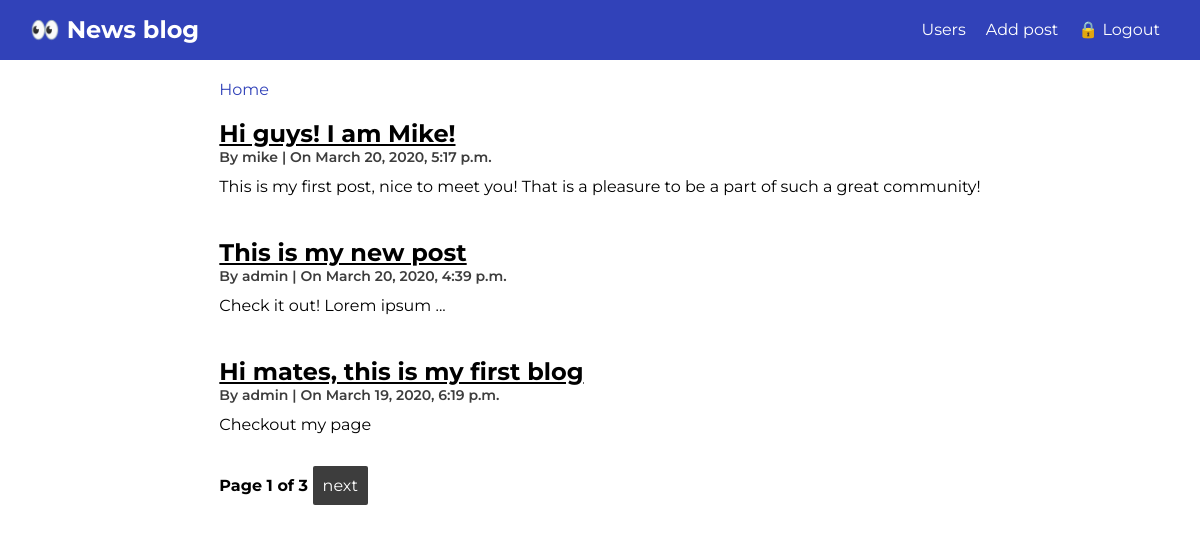
The app's page / (signed in) with its own data.
### post/models.py (models this page shows, shortened)
class Post(models.Model):
    title = models.CharField(max_length=100)
    body = models.TextField(max_length=1000)
    author = models.ForeignKey(User, on_delete=models.CASCADE)
    creation_date = models.DateTimeField(default=now)
    read = models.BooleanField(default=False)

### post/views.py (the view)
# urls.py: 2. Add a URL to urlpatterns:  path('', Home.as_view(), name='home')
class Home(ListView):
    model = Post
    template_name = 'post/home.html'
    context_object_name = 'posts'
    ordering = '-creation_date'
    paginate_by = 3

### post/templates/post/home.html
{% extends 'post/base.html' %}
{% block content %}
    {% for post in posts %}
        <div class="blog-item">
            <h2><a href="{% url 'post:post_detail' post.pk %}">{{ post.title }} </a> </h2>
            <div class="info">
                By <span><a href="#">{{ post.author }}</a></span> | On <span>{{ post.creation_date }}</span>
            </div>
            <p> {{ post.body | truncatewords:30 }}</p>
        </div>
    {% empty %}
        <div>
            <h3>There are no posts yet.</h3>
        </div>
    {% endfor %}
    {% include 'post/pagination_links.html' %}
{% endblock %}

### post/static/post/css/style.css (style rules this page uses)
:root { --primary: #3142b9; --primary-light: rgb(212, 47, 47); --light-dark: #3d3d3d; --lighter-dark: #5e5d5d; }
body { font-family: 'Montserrat', sans-serif; }
h2 { margin: 0; }
a { text-decoration: none; color: var(--secondary); }
nav > h2, p { margin: 0; }
.content-wrapper > div { grid-column: 2; max-width: 780px; margin: 20px 0; }
.blog-item h2 a { color: var(--secondary); text-decoration: underline; }
.blog-item .info { margin-bottom: 10px; font-size: 14px; font-weight: 600; color: var(--light-dark); }
.blog-item p { line-height: 22px; }

### records on screen
Post: title "Hi guys! I am Mike!", author "mike", creation_date "March 20, 2020, 5:17 p.m.", body "This is my first post, nice to meet you! That is a pleasure to be a part of such a great community!"
Post: title "This is my new post", author "admin", creation_date "March 20, 2020, 4:39 p.m.", body "Check it out! Lorem ipsum ..."
Post: title "Hi mates, this is my first blog", author "admin", creation_date "March 19, 2020, 6:19 p.m.", body "Checkout my page"

### other values on screen
{{ page_obj.number }} "1"
{{ page_obj.paginator.num_pages }} "3"
